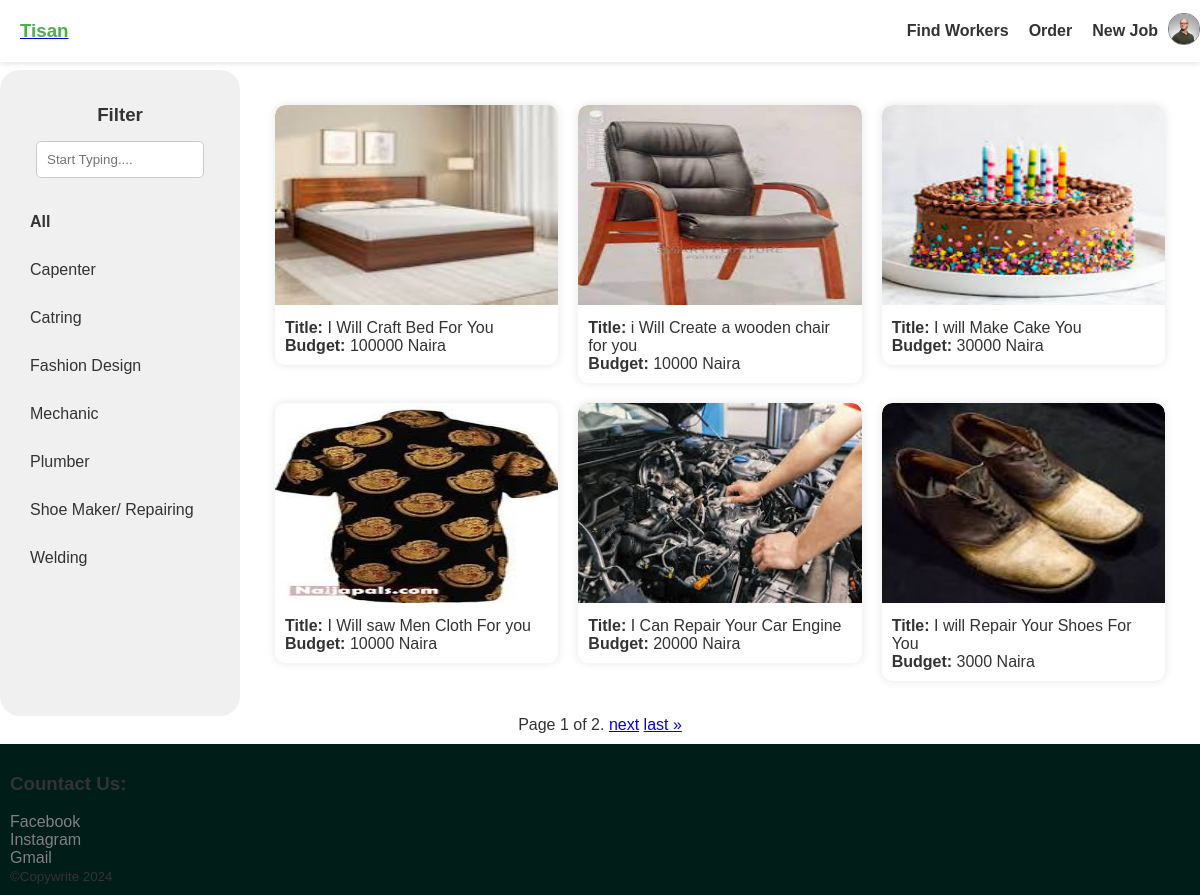
Page /find/ (signed in) on the committed database.
### core/models.py (models this page shows, shortened)
class User(AbstractUser):
    id = models.UUIDField(primary_key=True, default=uuid4, editable=False)
    email = models.EmailField(unique=True)
    image = models.ImageField(default='images/avarter.png', upload_to='images/')
    stars = models.IntegerField(default=0)
    worker = models.BooleanField(default=False)
    USERNAME_FIELD = 'email'
    REQUIRED_FIELDS = []

class Skills(models.Model):
    name = models.CharField(max_length=200, null=False, blank=False)
    description = models.TextField(null=True, blank=True)
    class Meta:
        ordering = ['name']
        verbose_name_plural = 'skills'
    def __str__(self) -> str:
        return self.name

class Post(models.Model):
    id = models.UUIDField(primary_key=True, default=uuid4, editable=False)
    host = models.ForeignKey(User, on_delete=models.CASCADE, related_name='host')
    skill = models.ForeignKey(Skills, on_delete=models.CASCADE, related_name='skill')
    title = models.CharField(max_length=50)
    cost = models.IntegerField(default=10000)
    negotiable = models.BooleanField(default=True)
    image = models.ImageField(upload_to="images/")
    description = models.TextField(default='', max_length=300)
    created_at = models.DateTimeField(auto_now_add=True)
    class Meta:
        ordering = ['skill']

### core/views.py (the view)
# urls.py: path('find/', find, name='find'),
def find(request):
    q = request.GET.get('q', '').strip()
    posts = ''
    if request.user.worker:
        if q:
            posts = Job.objects.filter(Q(skill__name__icontains=q)|Q(title__icontains=q)|Q(host__username=q))
        else:
            posts = Job.objects.all()
    else:
        if q:
            posts = Post.objects.filter(Q(skill__name__icontains=q)|Q(title__icontains=q)|Q(host__username=q))
        else:
            posts = Post.objects.all()
    skills = Skills.objects.all()
    per_page = 0
    paginator = Paginator(posts, per_page=6)
    page = request.GET.get('page')
    try:
        current_page = paginator.page(page)
    except PageNotAnInteger:
        current_page = paginator.page(1)
    except EmptyPage:
        current_page = paginator.page(paginator.num_pages)
    context = {'current_page': current_page, 'skills': skills, 'search_query': q, "posts":posts[:6]}
    return render(request, "core/find.html", context)

### core/templates/core/find.html (shortened to what this page needs)
{% extends "core/base.html" %}
{% block content %}
    <div class="find-container" >
        <div id="filter">
            <h3 class="fil">Filter</h3>
            <form action="" method="get">
                <input type="search" name="q" placeholder="Start Typing....">
            </form>
            <ul>
                <li class="fil-li"><a href="?q="><b>All</b></a></li>
            </ul>
            {% for each in skills %}
                <ul>
                    <li class="fil-li"><a href="?q={{ each }}">{{ each }}</a></li>
                </ul>
            {% endfor %}
        </div>
            <div id="posts">
                {% for post in posts %}
                    <a href="{% if request.user.worker %}{% url 'core:job-detail' post.id %}{% else %}{% url 'core:detail' post.id %}{% endif %}" class="post-link">
                        <div class="post">
                            <img src="{{ post.image.url }}" alt="object img" height="200" width="300">
                            <div class="post-details">
                                <p><b>Title: </b>{{ post.title }}</p>
                                <p><b>Budget: </b>{{ post.cost }} Naira</p>
                            </div>
                        </div>
                    </a>
                {% endfor %}
            </div>
    </div>
    <div class="pagination">
        <span class="step-links">
            <span class="current">
                Page {{ current_page.number }} of {{ current_page.paginator.num_pages }}.
            </span>
            {% if current_page.has_next %}
                <a href="?page={{ current_page.next_page_number }}">next</a>
                <a href="?page={{ current_page.paginator.num_pages }}">last &raquo;</a>
            {% endif %}
        </span>
      </div>
{% endblock %}

### core/templates/core/base.html (shortened to what this page needs)
<!DOCTYPE html>
<html lang="en">
<head>
</head>
<body>
    <nav>
        <section>
            <a href="/" style="margin:10px; font:Anton;"><h1>Tisan</h1></a>
        </section>
        <section>
            <a href="{% url "core:find" %}" id="headbtn">Find{% if request.user.worker %} Jobs{% else %} Workers{% endif %}</a>
            {% if request.user.is_authenticated %}
            <a href="{% url "core:order" %}" id="headbtn">Order</a>
            <a href="{% url "core:create-post" %}" id="headbtn">New{% if request.user.worker %} Post{% else %} Job{% endif %}</a>
            <a href="{% url "core:account" %}">
                <img src="{{ request.user.image.url }}" alt="" height="30" width="30" style="border-radius: 15px; display:inline; border:1px solid gray" srcset="">
            </a>
            {% else %}
            <a href="" id="headbtn">Login</a>
            <a href="" id="headbtn">Sign Up</a>
            {% endif %}
        </section>
    </nav>
    {% block content %}
    {% endblock content %}
    <footer>
        <h3>Countact Us:</h3>
        <ul>
            <li><a class="footer-a" href="#">Facebook</a></li>
            <li><a class="footer-a"href="#">Instagram</a></li>
            <li><a class="footer-a"href="mailto:admin@tisan.com">Gmail</a></li>
        </ul>
        <small>&#169;Copywrite 2024</small>
    </footer>
</body>
</html>

### rows in the picture
User: user.image (picture)
Skills: name "Capenter"
Skills: name "Catring"
Skills: name "Fashion Design"
Skills: name "Mechanic"
Skills: name "Plumber"
Skills: name "Shoe Maker/ Repairing"
Skills: name "Welding"
Post: image (picture), title "I Will Craft Bed For You", cost "100000"
Post: image (picture), title "i Will Create a wooden chair for you", cost "10000"
Post: image (picture), title "I will Make Cake You", cost "30000"
Post: image (picture), title "I Will saw Men Cloth For you", cost "10000"
Post: image (picture), title "I Can Repair Your Car Engine", cost "20000"
Post: image (picture), title "I will Repair Your Shoes For You", cost "3000"

### other values in the picture
{{ current_page.number }} "1"
{{ current_page.paginator.num_pages }} "2"
